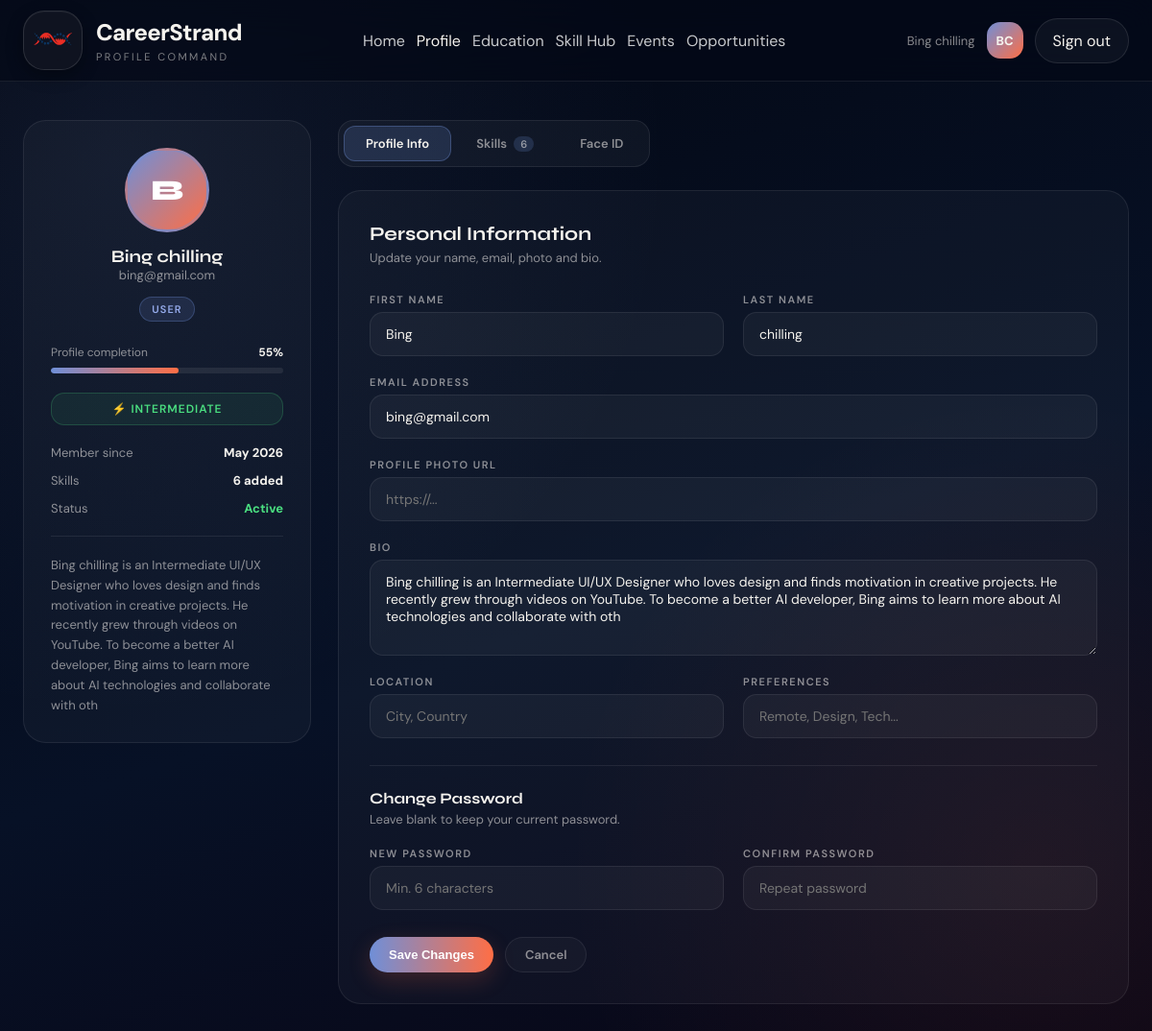
The page /View/FrontOffice/profile.php (signed in) on the database its author committed.
### tables this page shows
CREATE TABLE `users` (
  `userId` int(11) NOT NULL,
  `fullName` varchar(255) DEFAULT NULL,
  `email` varchar(255) DEFAULT NULL,
  `password` varchar(255) DEFAULT NULL,
  `role` varchar(50) DEFAULT NULL,
  `status` varchar(50) DEFAULT NULL,
  `createdAt` date DEFAULT NULL,
  `faceDescriptor` longtext DEFAULT NULL,
  `faceEnabled` tinyint(1) NOT NULL DEFAULT 0,
  `approvalStatus` varchar(50) DEFAULT 'approved',
  `rejectionReason` text DEFAULT NULL
);

CREATE TABLE `profile` (
  `profileId` int(11) NOT NULL,
  `userId` int(11) DEFAULT NULL,
  `bio` text DEFAULT NULL,
  `photoUrl` varchar(255) DEFAULT NULL,
  `location` varchar(255) DEFAULT NULL,
  `preferences` varchar(255) DEFAULT NULL,
  `completionScore` int(11) DEFAULT NULL,
  `level` varchar(50) DEFAULT NULL
);

### View/FrontOffice/profile.php (the view, shortened to what the rows shown need)
<?php
require_once __DIR__ . '/../../config.php';
require_once __DIR__ . '/../../Controller/UserController.php';
require_once __DIR__ . '/../../Controller/ProfileController.php';
require_once __DIR__ . '/../../utils/FrontOfficeAuth.php';
$frontUser = requireFrontUser();
$userController    = new UserController();
$profileController = new ProfileController();
$userArr  = $frontUser;
$userId   = (int) $userArr['userId'];
$userObj          = $userController->getById($userId);
$profile          = $profileController->getByUserId($userId);
$skills           = $profileController->getSkillsByUserId($userId);
$errors  = [];
$tab     = $_GET['tab'] ?? 'profile';
$parts     = explode(' ', $userArr['fullName'] ?? '', 2);
$firstName = $parts[0] ?? '';
$lastName  = $parts[1] ?? '';
$score = $profile ? $profile->getCompletionScore() : 0;
$level = $profile ? $profile->getLevel()           : 'Starter';
?>
<!DOCTYPE html>
<html lang="en">
<head>
  <link rel="stylesheet" href="assets/css/front-nav.css">
</head>
<body>
  <?php
    include __DIR__ . '/partials/front-nav.php';
  ?>
  <div class="page-wrap">
    <aside class="sidebar-card">
      <div class="avatar-wrap">
        <div class="avatar">
          <?php if ($profile && !empty($profile->getPhotoUrl())): ?>
            <img src="<?php echo htmlspecialchars($profile->getPhotoUrl()); ?>" alt="Photo">
          <?php else: ?>
            <?php echo strtoupper(substr($userArr['fullName'], 0, 1)); ?>
          <?php endif; ?>
        </div>
        <div>
          <div class="user-name"><?php echo htmlspecialchars($userArr['fullName']); ?></div>
          <div class="user-email"><?php echo htmlspecialchars($userArr['email']); ?></div>
        </div>
        <span class="role-chip"><?php echo htmlspecialchars(ucfirst($userArr['role'])); ?></span>
      </div>
      <div class="progress-wrap">
        <div class="progress-label"><span>Profile completion</span><strong><?php echo $score; ?>%</strong></div>
        <div class="progress-bar"><div class="progress-fill" style="width:<?php echo $score; ?>%"></div></div>
      </div>
      <div class="level-badge">⚡ <?php echo htmlspecialchars($level); ?></div>
      <div class="info-rows">
        <div class="info-row"><span>Member since</span><strong><?php echo $userArr['createdAt'] ? date('M Y', strtotime($userArr['createdAt'])) : '—'; ?></strong></div>
        <div class="info-row"><span>Skills</span><strong><?php echo count($skills); ?> added</strong></div>
        <div class="info-row">
          <span>Status</span>
          <strong style="color:<?php echo $userArr['status']==='active'?'var(--green)':'var(--red)'; ?>"><?php echo ucfirst($userArr['status']); ?></strong>
        </div>
      </div>
      <?php if ($profile && !empty($profile->getBio())): ?>
      <div class="sidebar-divider"></div>
      <p style="font-size:13px;color:var(--muted);line-height:1.6;"><?php echo htmlspecialchars($profile->getBio()); ?></p>
      <?php endif; ?>
    </aside>
    <main class="main-panel">
      <div id="tab-profile" class="tab-panel <?php echo $tab==='profile'?'active':''; ?>">
        <div class="form-card">
          <form method="POST" action="?tab=profile">
            <div class="field-grid">
              <div class="field <?php echo isset($errors['firstName'])?'has-error':''; ?>">
                <label>First Name</label>
                <input type="text" name="firstName"
                       value="<?php echo htmlspecialchars($_POST['firstName'] ?? $firstName); ?>">
              </div>
              <div class="field <?php echo isset($errors['lastName'])?'has-error':''; ?>">
                <label>Last Name</label>
                <input type="text" name="lastName"
                       value="<?php echo htmlspecialchars($_POST['lastName'] ?? $lastName); ?>">
              </div>
              <div class="field field-full <?php echo isset($errors['email'])?'has-error':''; ?>">
                <label>Email Address</label>
                <input type="text" name="email"
                       value="<?php echo htmlspecialchars($_POST['email'] ?? $userArr['email']); ?>">
              </div>
              <div class="field field-full">
                <label>Bio</label>
                <textarea name="bio" placeholder="A short description about you..."><?php echo htmlspecialchars($_POST['bio'] ?? ($profile?$profile->getBio():'')); ?></textarea>
              </div>
            </div>
          </form>
        </div>
      </div>
    </main>
  </div>
</body>
</html>

### View/FrontOffice/partials/front-nav.php (shortened to what the rows shown need)
<?php
$frontUser = $frontUser ?? (function_exists('currentFrontUser') ? currentFrontUser() : null);
?>
<header class="site-header cs-front-header">
    <div class="container header-inner">
        <div class="header-actions cs-front-actions">
            <?php if ($frontUser): ?>
                <span class="cs-user-name"><?php echo htmlspecialchars($frontUser['fullName'] ?? ''); ?></span>
                <span class="cs-user-avatar" title="<?php echo htmlspecialchars($frontUser['fullName'] ?? 'CareerStrand user'); ?>">
                    <?php echo htmlspecialchars(frontUserInitials($frontUser)); ?>
                </span>
                <a class="ghost-btn" href="logout.php">Sign out</a>
            <?php else: ?>
                <a class="ghost-btn" href="login.php">Sign in</a>
                <a class="primary-btn" href="signup.php?action=signup">Build your DNA</a>
            <?php endif; ?>
        </div>
    </div>
</header>

### rows shown on the page
users: fullName "Bing chilling", fullName "B", email "bing@gmail.com", role "USER", createdAt "May 2026", status "Active", firstName "Bing", lastName "chilling"
profile: completionScore "55", level "INTERMEDIATE", bio "Bing chilling is an Intermediate UI/UX Designer who loves design and finds motivation in creative projects. He recently grew through videos on YouTube. To become a better AI developer, Bing aims to learn more about AI technologies and collaborate with oth"

### other values the page prints
$brandSubtitle "PROFILE COMMAND"
$item['label'] "Home"
$item['label'] "Profile"
$item['label'] "Education"
$item['label'] "Skill Hub"
$item['label'] "Events"
$item['label'] "Opportunities"
frontUserInitials($frontUser) "BC"
count($skills) "6"
